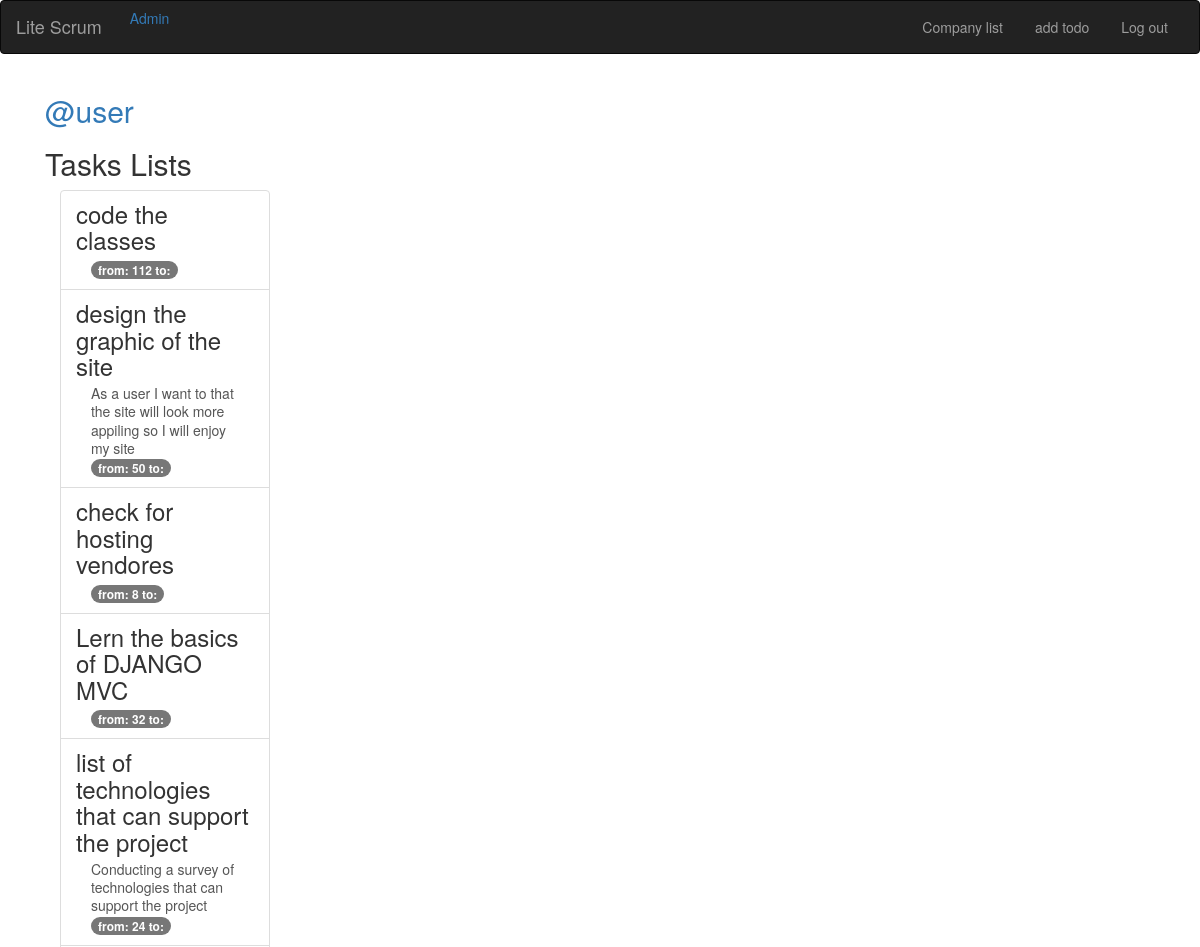
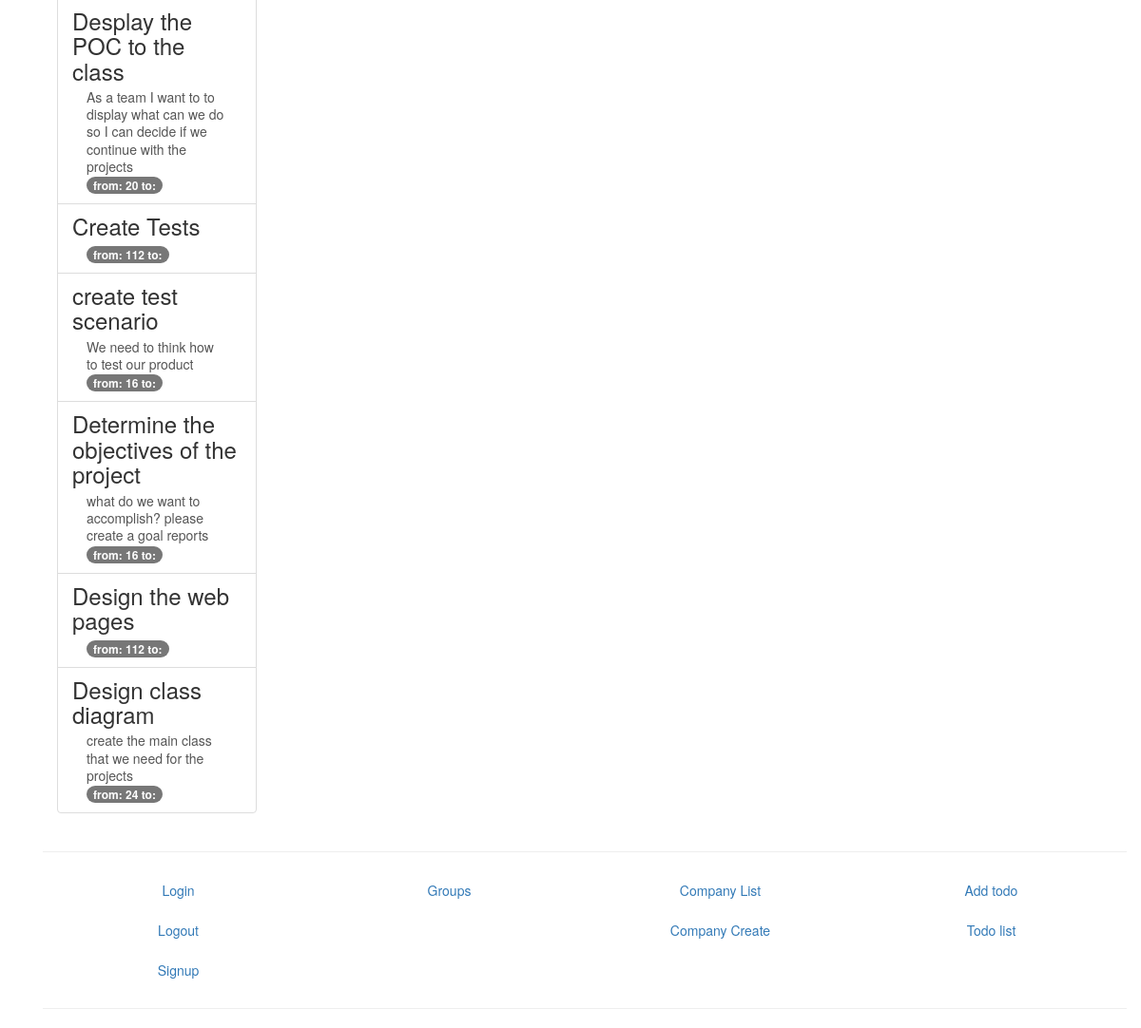
Screenshot of /task/ (signed in) with the database file from the repository (2 pictures, top to bottom).
### task/models.py (models this page shows, shortened)
class Task(models.Model):
    projectBacklog = models.ForeignKey(ProjectBacklog, related_name="tasksInBacklogs")
    name = models.CharField(max_length=200)
    description = models.TextField(blank=True, default='',verbose_name="User Story")
    priority = models.IntegerField(validators=[MaxValueValidator(10), MinValueValidator(0)],default=5)
    task_type = models.ForeignKey(CoveyMatrix, default=2, related_name="taskcovmat" )
    is_sub_task = models.BooleanField(default=False)
    parent_task = models.ForeignKey('Task', blank=True, null=True,related_name="parent")
    link_task = models.ForeignKey('Task', blank=True, null=True, related_name="link")
    team = models.ForeignKey(Group, blank=True, null=True, related_name="group", verbose_name="Team")
    presentage_complete = models.IntegerField(
        validators=[MaxValueValidator(10), MinValueValidator(0)], verbose_name="%completed", default=0)
    task_completed = models.BooleanField(default=False)
    estimated_time =models.IntegerField(validators=[MinValueValidator(0)])
    acutal_time = models.IntegerField(blank=True,null=True ,validators=[MinValueValidator(0)])
    class Meta:
        ordering = ('task_completed', 'task_type','-priority')

### task/views.py (the view)
class TaskListView(ListView):
    model = models.Task

### task/templates/task/task_list.html
{% extends "task/task_base.html" %}
{% block pre %}
<div class="col-md-4">
	<div class="group_content">
		{% if user.is_authenticated %}
		<h2>
			<a href="{% url 'accounts:login' %}">@{{user.username }}</a>
		</h2>
    {% endif %}
			<h2>Tasks Lists</h2>
</div>
{% endblock %}
{% block cont %}
<div class="col-md-8">
	<div class="list-group">
		{% for task in object_list %}
		  <a class="list-group-item" href="{% url 'task:detail' pk=task.pk %}">
			     <h3 class="title list-group-item-heading">{{ task.name }}</h3>
			<div class="list-group-item-text container-fluid">
				{{ task.description|safe }}
				<div class="row">
					<div class="col-md-4">
						<span class="badge">from: {{ task.estimated_time }} to: {{ sprint.end_date}} </span>
					</div>
				</div>
			</div>
		</a>
		{% endfor %}
	</div>
</div>
{% endblock %}

### rows the page displays
Task: name "code the classes", estimated_time "112"
Task: name "design the graphic of the site", description "As a user I want to that the site will look more appiling so I will enjoy my site", estimated_time "50"
Task: name "check for hosting vendores", estimated_time "8"
Task: name "Lern the basics of DJANGO MVC", estimated_time "32"
Task: name "list of technologies that can support the project", description "Conducting a survey of technologies that can support the project", estimated_time "24"
Task: name "Desplay the POC to the class", description "As a team I want to to display what can we do so I can decide if we continue with the projects", estimated_time "20"
Task: name "Create Tests", estimated_time "112"
Task: name "create test scenario", description "We need to think how to test our product", estimated_time "16"
Task: name "Determine the objectives of the project", description "what do we want to accomplish? please create a goal reports", estimated_time "16"
Task: name "Design the web pages", estimated_time "112"
Task: name "Design class diagram", description "create the main class that we need for the projects", estimated_time "24"

### other values shown
{{ user.username }} "user"
